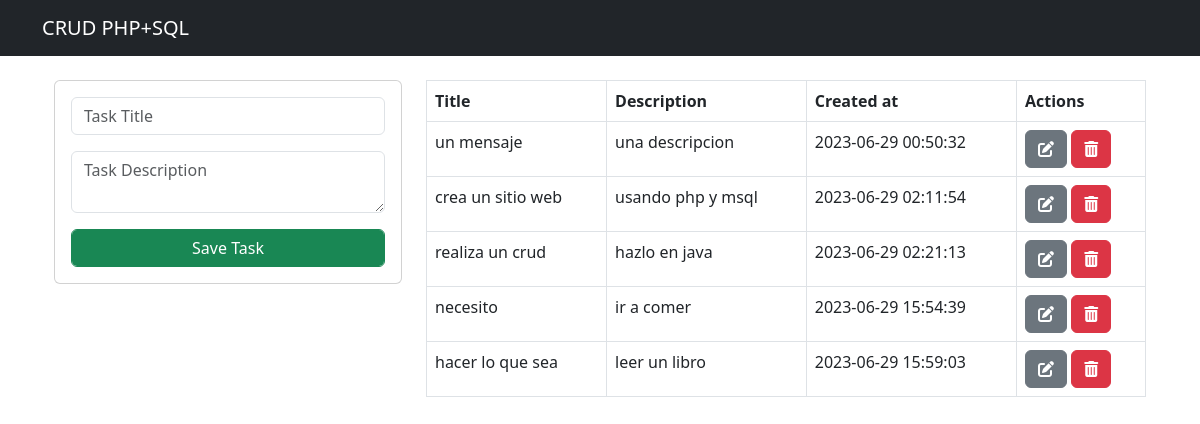
The page / on the database its author committed.
### tables this page shows
CREATE TABLE `task` (
  `id` int(11) NOT NULL,
  `title` varchar(255) NOT NULL,
  `description` text NOT NULL,
  `created_at` timestamp NOT NULL DEFAULT current_timestamp()
);

### index.php (the view, shortened to what this page needs)
<?php include("database.php"); ?>
<?php include("includes/header.php"); ?>
<div class="container p-4">
    <div class="row">
        <div class="col-md-4">
            <div class="card card-body">
                <form action="save_task.php" method="POST">
                    <div class="form-group pb-3">
                        <input type="text" name="title" class="form-control" placeholder="Task Title" autofocus>
                    </div>
                    <div class="form-group pb-3">
                        <textarea name="description" rows="2" class="form-control" placeholder="Task Description"></textarea>
                    </div>
                    <input type="submit" value="Save Task" class="form-control btn btn-success btn-block" name="save_task">
                </form>
            </div>
        </div>
        <div class="col-md-8">
            <table class="table table-bordered">
                <thead>
                    <tr>
                        <th>Title</th>
                        <th>Description</th>
                        <th>Created at</th>
                        <th>Actions</th>
                    </tr>
                </thead>
                <tbody>
                    <?php
                    $query = "SELECT * FROM task";
                    $result_task = mysqli_query($conn, $query);
                    while($row = mysqli_fetch_array($result_task)){ ?>
                    <tr>
                        <td><?= $row['title'] ?></td>
                        <td><?= $row['description'] ?></td>
                        <td><?= $row['created_at'] ?></td>
                        <td>
                            <a href="edit_task.php?id=<?= $row['id'] ?>" class="btn btn-secondary"><i class="fa-solid fa-pen-to-square"></i></a>
                            <a href="delete_task.php?id=<?= $row['id'] ?>" class="btn btn-danger"><i class="fa-solid fa-trash-can"></i></a>
                        </td>
                    </tr>
                    <?php } ?>
                </tbody>
            </table>
        </div>
    </div>
</div>
<?php include("includes/footer.php"); ?>

### includes/header.php (shortened to what this page needs)
<!DOCTYPE html>
<html lang="en">
<head>
    <link href="https://cdn.jsdelivr.net/npm/bootstrap@5.3.0/dist/css/bootstrap.min.css" rel="stylesheet">
</head>
<body>
    <nav class="navbar navbar-dark bg-dark">
        <div class="container">
            <a href="index.php" class="navbar-brand">CRUD PHP+SQL</a>
        </div>
    </nav>

### includes/footer.php (shortened to what this page needs)
</body>
</html>

### rows shown on the page
task: title "un mensaje", description "una descripcion", created_at "2023-06-29 00:50:32"
task: title "crea un sitio web", description "usando php y msql", created_at "2023-06-29 02:11:54"
task: title "realiza un crud", description "hazlo en java", created_at "2023-06-29 02:21:13"
task: title "necesito", description "ir a comer", created_at "2023-06-29 15:54:39"
task: title "hacer lo que sea", description "leer un libro", created_at "2023-06-29 15:59:03"
